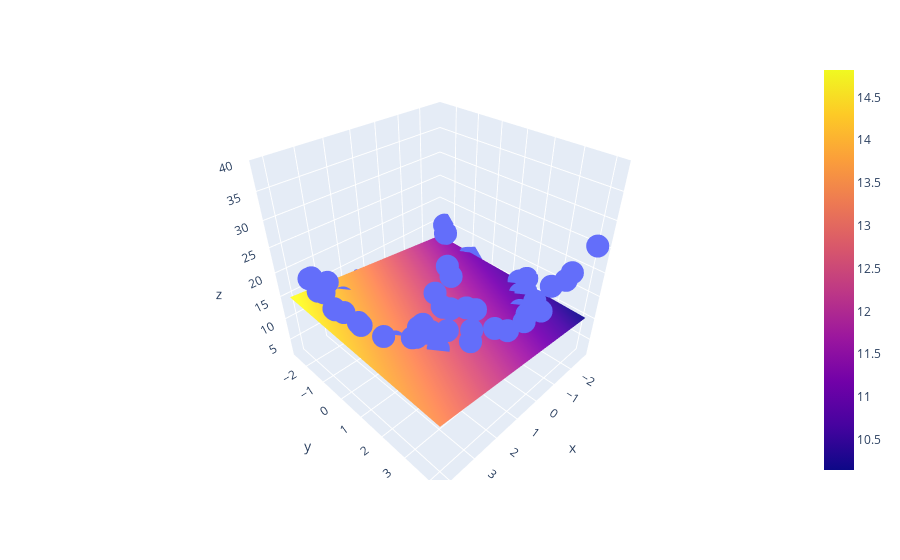

Here is the notebook cell this chart was saved with:
### Code cell
# Linear plot for polynomial regression  
import plotly.graph_objects as go
fig = px.scatter_3d(df , x = x.ravel(), y = y.ravel(), z = z.ravel())
fig.add_trace(go.Surface(x = x_input, y = y_input, z = z_final))
fig.show()
